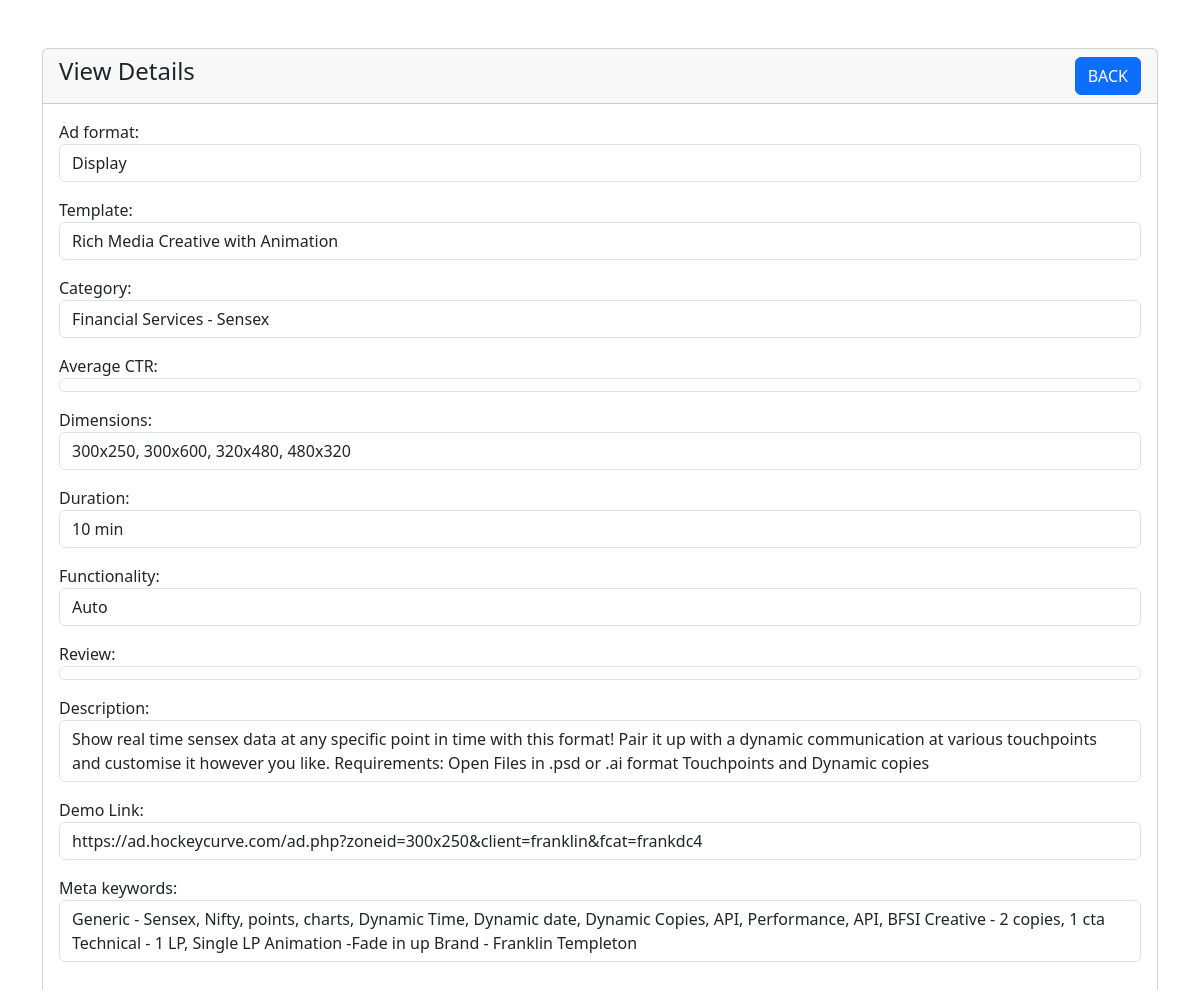
The page /data_view.php?id=31 on the database its author committed.
### tables this page shows
CREATE TABLE `present` (
  `id` int(11) NOT NULL,
  `ad_format` varchar(255) NOT NULL,
  `template` varchar(255) NOT NULL,
  `category` varchar(255) NOT NULL,
  `average_ctr` varchar(255) NOT NULL,
  `dimensions` varchar(255) NOT NULL,
  `duration` varchar(255) NOT NULL,
  `functionality` varchar(255) NOT NULL,
  `reviews` longtext NOT NULL,
  `description` longtext NOT NULL,
  `demo_link` varchar(255) NOT NULL,
  `meta_keywords` longtext NOT NULL
);

### data_view.php (the view, shortened to what this page needs)
<?php
require 'dbcon.php';
?>
<?php require('header.php'); ?>
<div class="container mt-5">
    <div class="row">
        <div class="col-md-12">
            <div class="card">
                <div class="card-header">
                    <h4>View Details
                        <a href="index.php"" class=" btn btn-primary float-end">BACK</a>
                    </h4>
                </div>
                <div class="card-body">
                    <?php
                    if (isset($_GET['id'])) {
                        $presentation_id = mysqli_real_escape_string($con, $_GET['id']);
                        $query = "SELECT * FROM present WHERE id='$presentation_id' ";
                        $query_run = mysqli_query($con, $query);
                        if (mysqli_num_rows($query_run) > 0) {
                            $presentation = mysqli_fetch_array($query_run);
                            ?>
                            <div class="mb-3">
                                <label for="name">Ad format:</label>
                                <p class="form-control">
                                    <?= $presentation['ad_format']; ?>
                                </p>
                            </div>
                            <div class="mb-3">
                                <label for="email">Template:</label>
                                <p class="form-control">
                                    <?= $presentation['template']; ?>
                                </p>
                            </div>
                            <div class="mb-3">
                                <label for="phone">Category:</label>
                                <p class="form-control">
                                    <?= $presentation['category']; ?>
                                </p>
                            </div>
                            <div class="mb-3">
                                <label for="course">Average CTR:</label>
                                <p class="form-control">
                                </p>
                            </div>
                            <div class="mb-3">
                                <label for="course">Dimensions:</label>
                                <p class="form-control">
                                    <?= $presentation['dimensions']; ?>
                                </p>
                            </div>
                            <div class="mb-3">
                                <label for="course">Duration:</label>
                                <p class="form-control">
                                    <?= $presentation['duration']; ?>
                                </p>
                            </div>
                            <div class="mb-3">
                                <label for="course">Functionality:</label>
                                <p class="form-control">
                                    <?= $presentation['functionality']; ?>
                                </p>
                            </div>
                            <div class="mb-3">
                                <label for="course">Review:</label>
                                <p class="form-control">
                                </p>
                            </div>
                            <div class="mb-3">
                                <label for="course">Description:</label>
                                <p class="form-control">
                                    <?= $presentation['description']; ?>
                                </p>
                            </div>
                            <div class="mb-3">
                                <label for="course">Demo Link:</label>
                                <p class="form-control">
                                    <?= $presentation['demo_link']; ?>
                                </p>
                            </div>
                            <div class="mb-3">
                                <label for="course">Meta keywords:</label>
                                <p class="form-control">
                                    <?= $presentation['meta_keywords']; ?>
                                </p>
                            </div>
                            <?php
                        } else {
                            echo "<h4>No such Id Found</h4>";
                        }
                    }
                    ?>
                </div>
            </div>
        </div>
    </div>
</div>
<?php require('footer.php'); ?>

### rows shown on the page
present: ad_format "Display", template "Rich Media Creative with Animation", category "Financial Services - Sensex", dimensions "300x250, 300x600, 320x480, 480x320", duration "10 min", functionality "Auto", description "Show real time sensex data at any specific point in time with this format! Pair it up with a dynamic communication at various touchpoints and customise it however you like. Requirements: Open Files in .psd or .ai format Touchpoints and Dynamic copies", demo_link "https://ad.hockeycurve.com/ad.php?zoneid=300x250&client=franklin&fcat=frankdc4", meta_keywords "Generic - Sensex, Nifty, points, charts, Dynamic Time, Dynamic date, Dynamic Copies, API, Performance, API, BFSI Creative - 2 copies, 1 cta Technical - 1 LP, Single LP Animation -Fade in up Brand - Franklin Templeton"
